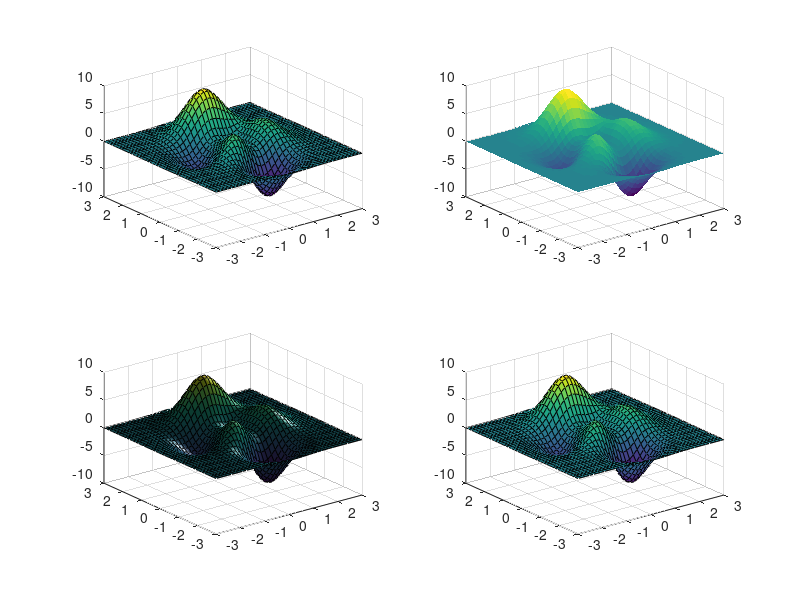

Write the MATLAB code that produced this figure.
[X,Y,Z] = peaks(40);
subplot(221)
surf(X,Y,Z);
subplot(222)
surf(X,Y,Z);
shading interp    % interpolate the colormap across the surface face
subplot(223)
surf(X,Y,Z);
light             % create a light
lighting gouraud  % preferred method for lighting curved surfaces
subplot(224)
surf(X,Y,Z);
material dull    % set material to be dull, no specular highlights